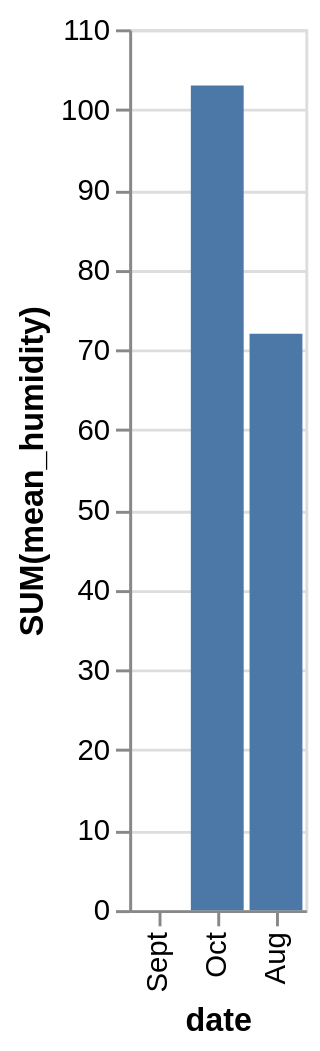

Describe this chart as a Vega-Lite specification.
### Vega-Lite specification from a JSON file in a GitHub repository (floating-point values rounded to 4 significant figures)
{"data": {"values": [{"x_data": "Aug", "y_data": 72}, {"x_data": "Sept", "y_data": 0}, {"x_data": "Oct", "y_data": 103}]}, "mark": "bar", "encoding": {"x": {"field": "x_data", "type": "nominal", "title": "date", "sort": "descending"}, "y": {"field": "y_data", "type": "quantitative", "title": "SUM(mean_humidity)"}}}
